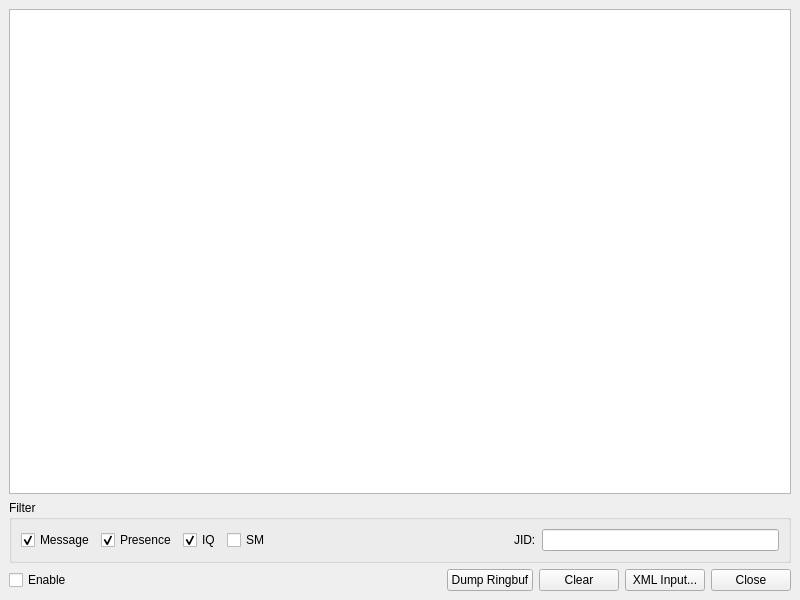
<?xml version="1.0" encoding="UTF-8"?>
<ui version="4.0">
 <class>XMLConsole</class>
 <widget class="QWidget" name="XMLConsole">
  <property name="geometry">
   <rect>
    <x>0</x>
    <y>0</y>
    <width>800</width>
    <height>600</height>
   </rect>
  </property>
  <property name="windowTitle">
   <string>XMPP Console</string>
  </property>
  <property name="windowIcon">
   <iconset resource="../iconsets.qrc">
    <normaloff>:/iconsets/system/default/xml.png</normaloff>:/iconsets/system/default/xml.png</iconset>
  </property>
  <layout class="QVBoxLayout">
   <property name="margin" >
    <number>9</number>
   </property>
   <property name="spacing" >
    <number>6</number>
   </property>
   <item>
    <widget class="QTextEdit" name="te"/>
   </item>
   <item>
    <widget class="QGroupBox" name="gb_filter">
     <property name="title">
      <string>Filter</string>
     </property>
     <layout class="QHBoxLayout">
      <property name="margin" >
       <number>9</number>
      </property>
      <property name="spacing" >
       <number>6</number>
      </property>
      <item>
       <widget class="QCheckBox" name="ck_message">
        <property name="toolTip">
         <string>&lt;message&gt; stanza used to send information to other XMPP entities without requiring a response.</string>
        </property>
        <property name="text">
         <string>Message</string>
        </property>
        <property name="checked">
         <bool>true</bool>
        </property>
       </widget>
      </item>
      <item>
       <widget class="QCheckBox" name="ck_presence">
        <property name="toolTip">
         <string>&lt;presence&gt; stanza used for status of other clients and components. It's a multi-cast so extensions use it to broadcast own things to contacts, such as capabilities, music choice, or location.</string>
        </property>
        <property name="text">
         <string>Presence</string>
        </property>
        <property name="checked">
         <bool>true</bool>
        </property>
       </widget>
      </item>
      <item>
       <widget class="QCheckBox" name="ck_iq">
        <property name="toolTip">
         <string>&lt;iq&gt; (info/query) stanza used for requesting and modifying information.</string>
        </property>
        <property name="text">
         <string>IQ</string>
        </property>
        <property name="checked">
         <bool>true</bool>
        </property>
       </widget>
      </item>
      <item>
       <widget class="QCheckBox" name="ck_sm">
        <property name="toolTip">
         <string>&lt;a&gt; (ack) and &lt;r&gt; (request ack) stanzas used to acknowledge successful receipt of a stanza.</string>
        </property>
        <property name="text">
         <string>SM</string>
        </property>
        <property name="checked">
         <bool>false</bool>
        </property>
       </widget>
      </item>
      <item>
       <spacer>
        <property name="orientation">
         <enum>Qt::Horizontal</enum>
        </property>
        <property name="sizeHint" >
         <size>
          <width>40</width>
          <height>20</height>
         </size>
        </property>
       </spacer>
      </item>
      <item>
       <widget class="QLabel" name="label">
        <property name="text">
         <string>JID:</string>
        </property>
       </widget>
      </item>
      <item>
       <widget class="QLineEdit" name="le_jid"/>
      </item>
     </layout>
    </widget>
   </item>
   <item>
    <layout class="QHBoxLayout">
     <property name="margin" >
      <number>0</number>
     </property>
     <property name="spacing" >
      <number>6</number>
     </property>
     <item>
      <widget class="QCheckBox" name="ck_enable">
       <property name="text">
        <string>Enable</string>
       </property>
      </widget>
     </item>
     <item>
      <spacer>
       <property name="orientation">
        <enum>Qt::Horizontal</enum>
       </property>
       <property name="sizeHint" >
        <size>
         <width>40</width>
         <height>20</height>
        </size>
       </property>
      </spacer>
     </item>
     <item>
      <widget class="QPushButton" name="pb_dumpRingbuf">
       <property name="text">
        <string>Dump Ringbuf</string>
       </property>
      </widget>
     </item>
     <item>
      <widget class="QPushButton" name="pb_clear">
       <property name="text">
        <string>Clear</string>
       </property>
      </widget>
     </item>
     <item>
      <widget class="QPushButton" name="pb_input">
       <property name="text">
        <string>XML Input...</string>
       </property>
      </widget>
     </item>
     <item>
      <widget class="QPushButton" name="pb_close">
       <property name="text">
        <string>Close</string>
       </property>
      </widget>
     </item>
    </layout>
   </item>
  </layout>
 </widget>
 <resources>
  <include location="../iconsets.qrc"/>
 </resources>
 <connections/>
</ui>
